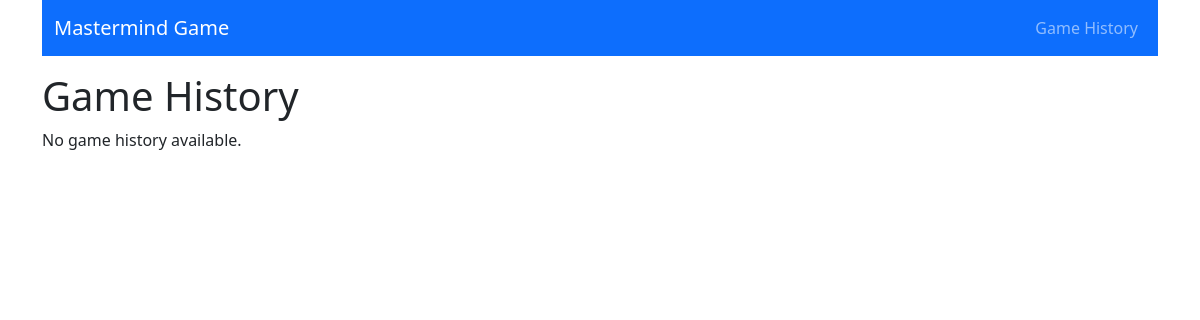
Page /history/ on the earlier database version.
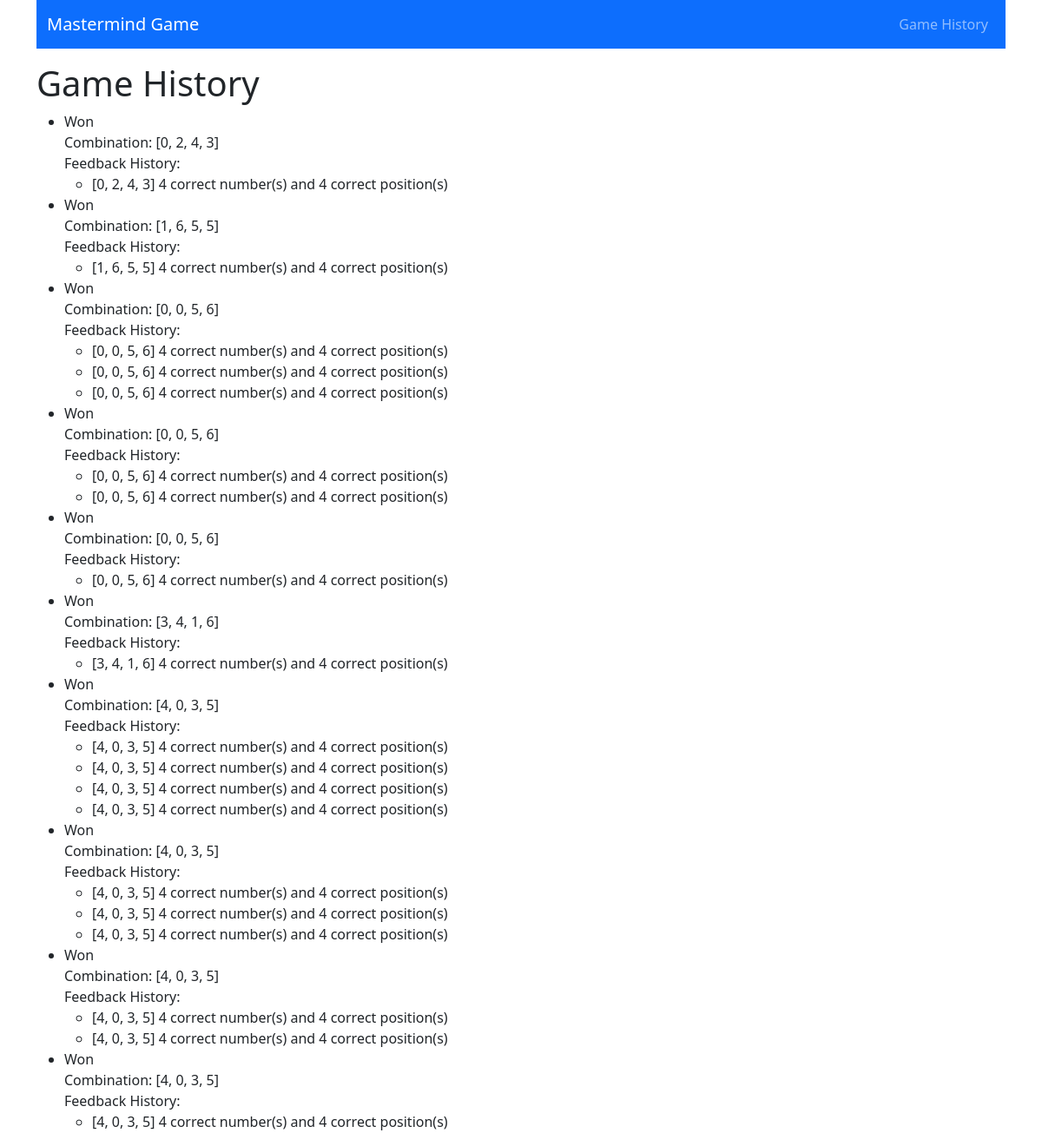
Same page on the later database version.
### game/models.py (models this page shows)
class Game(models.Model):
    combination = models.CharField(max_length=100)
    feedback_history = models.TextField()
    win = models.BooleanField(default=False)
    start_time = models.DateTimeField(null=True, blank=True)
    end_time = models.DateTimeField(null=True, blank=True)

### game/views.py (the view)
# urls.py: path("history/", views.game_history, name="game_history"),
def game_history(request):
    games = Game.objects.all().order_by("-id")[:10]  # Fetch the 10 most recent games
    for game in games:
        game.feedback_history = json.loads(
            game.feedback_history
        )  # <--- Deserialization
    context = {
        "games": games,
    }
    return render(request, "game/history.html", context)

### game/templates/game/history.html
{% extends "base.html" %}
{% load static %}
{% block page_content %}
<h1>Game History</h1>
{% if games %}
<ul>
    {% for game in games %}
    <li>
        {% if game.win %}
        Won
        {% else %}
        Lost
        {% endif %}
        <br/>
        Combination: {{ game.combination }}
        <br>
        Feedback History:
        <ul>
            {% for feedback in game.feedback_history %}
            <li>{{ feedback|join:" " }}</li>
            {% endfor %}
        </ul>
    </li>
    {% endfor %}
</ul>
{% else %}
<p>No game history available.</p>
{% endif %}
{% endblock %}

### mastermind/templates/mastermind/base.html (shortened to what this page needs)
<!DOCTYPE html>
<html lang="en">
<head>
  <link href="https://cdn.jsdelivr.net/npm/bootstrap@5.3.1/dist/css/bootstrap.min.css" rel="stylesheet">
</head>
<body>
<div class="container">
<nav class="navbar navbar-expand-sm bg-primary navbar-dark mb-3">
    <div class="container-fluid">
        <div class="navbar-header">
            <a class="navbar-brand" href="{% url 'home' %}">
                Mastermind Game
            </a>
        </div>
        <ul class="navbar-nav">
            <li class="nav-item"><a class="nav-link" href="{% url 'game_history' %}">Game History</a></li>
        </ul>
    </div>
</nav>
{% block page_content %}{% endblock %}
</div>
</body>

Differences in the rows shown:
added Game: win "Won", combination "[0, 2, 4, 3]", feedback_history "[0, 2, 4, 3] 4 correct number(s) and 4 correct position(s)"
added Game: win "Won", combination "[1, 6, 5, 5]", feedback_history "[1, 6, 5, 5] 4 correct number(s) and 4 correct position(s)"
added Game: win "Won", combination "[0, 0, 5, 6]", feedback_history "[0, 0, 5, 6] 4 correct number(s) and 4 correct position(s)" "[0, 0, 5, 6] 4 correct number(s) and 4 correct position(s)" "[0, 0, 5, 6] 4 correct number(s) and 4 correct position(s)"
added Game: win "Won", combination "[0, 0, 5, 6]", feedback_history "[0, 0, 5, 6] 4 correct number(s) and 4 correct position(s)" "[0, 0, 5, 6] 4 correct number(s) and 4 correct position(s)"
added Game: win "Won", combination "[0, 0, 5, 6]", feedback_history "[0, 0, 5, 6] 4 correct number(s) and 4 correct position(s)"
added Game: win "Won", combination "[3, 4, 1, 6]", feedback_history "[3, 4, 1, 6] 4 correct number(s) and 4 correct position(s)"
added Game: win "Won", combination "[4, 0, 3, 5]", feedback_history "[4, 0, 3, 5] 4 correct number(s) and 4 correct position(s)" "[4, 0, 3, 5] 4 correct number(s) and 4 correct position(s)" "[4, 0, 3, 5] 4 correct number(s) and 4 correct position(s)" "[4, 0, 3, 5] 4 correct number(s) and 4 correct position(s)"
added Game: win "Won", combination "[4, 0, 3, 5]", feedback_history "[4, 0, 3, 5] 4 correct number(s) and 4 correct position(s)" "[4, 0, 3, 5] 4 correct number(s) and 4 correct position(s)" "[4, 0, 3, 5] 4 correct number(s) and 4 correct position(s)"
added Game: win "Won", combination "[4, 0, 3, 5]", feedback_history "[4, 0, 3, 5] 4 correct number(s) and 4 correct position(s)" "[4, 0, 3, 5] 4 correct number(s) and 4 correct position(s)"
added Game: win "Won", combination "[4, 0, 3, 5]", feedback_history "[4, 0, 3, 5] 4 correct number(s) and 4 correct position(s)"
Other differences:
text no longer shown: "No game history available."
